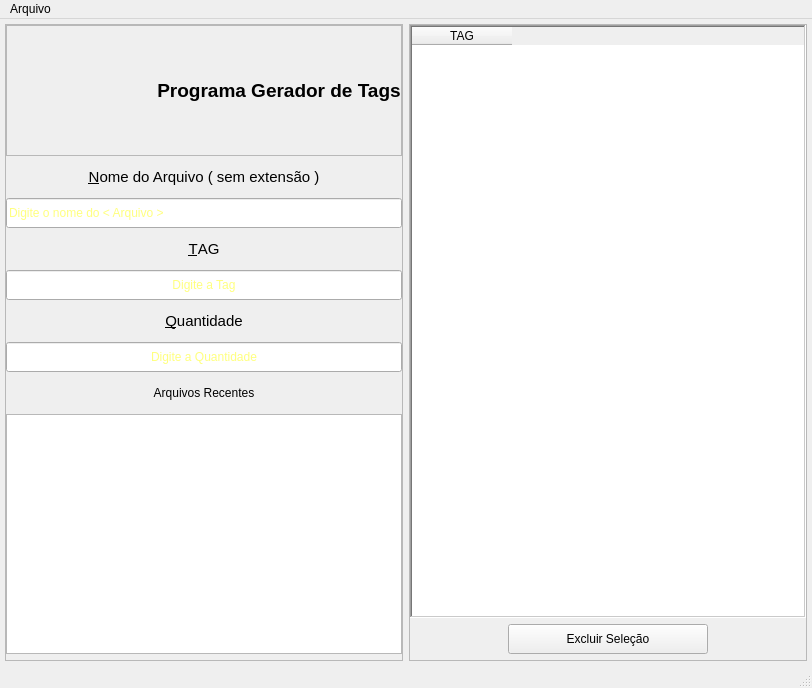
<?xml version="1.0" encoding="UTF-8"?>
<ui version="4.0">
 <class>MainWindow</class>
 <widget class="QMainWindow" name="MainWindow">
  <property name="geometry">
   <rect>
    <x>0</x>
    <y>0</y>
    <width>812</width>
    <height>688</height>
   </rect>
  </property>
  <property name="windowTitle">
   <string>MainWindow</string>
  </property>
  <property name="styleSheet">
   <string notr="true">font: 12pt &quot;Arial&quot;;
QLineEdit:{
	color: rgb(255, 255, 0);
}</string>
  </property>
  <widget class="QWidget" name="centralwidget">
   <layout class="QHBoxLayout" name="horizontalLayout_2">
    <property name="leftMargin">
     <number>5</number>
    </property>
    <property name="topMargin">
     <number>5</number>
    </property>
    <property name="rightMargin">
     <number>5</number>
    </property>
    <property name="bottomMargin">
     <number>5</number>
    </property>
    <item>
     <widget class="QFrame" name="fr_esquerda">
      <property name="styleSheet">
       <string notr="true">QLineEdit:{
	color: rgb(255, 255, 0);
}</string>
      </property>
      <property name="frameShape">
       <enum>QFrame::StyledPanel</enum>
      </property>
      <property name="frameShadow">
       <enum>QFrame::Raised</enum>
      </property>
      <layout class="QVBoxLayout" name="verticalLayout">
       <property name="leftMargin">
        <number>0</number>
       </property>
       <property name="topMargin">
        <number>0</number>
       </property>
       <property name="rightMargin">
        <number>0</number>
       </property>
       <property name="bottomMargin">
        <number>6</number>
       </property>
       <item>
        <widget class="QFrame" name="fr_cabecalho">
         <property name="minimumSize">
          <size>
           <width>0</width>
           <height>131</height>
          </size>
         </property>
         <property name="maximumSize">
          <size>
           <width>16777215</width>
           <height>131</height>
          </size>
         </property>
         <property name="frameShape">
          <enum>QFrame::StyledPanel</enum>
         </property>
         <property name="frameShadow">
          <enum>QFrame::Raised</enum>
         </property>
         <layout class="QHBoxLayout" name="horizontalLayout_3">
          <property name="spacing">
           <number>20</number>
          </property>
          <property name="topMargin">
           <number>0</number>
          </property>
          <property name="rightMargin">
           <number>0</number>
          </property>
          <property name="bottomMargin">
           <number>0</number>
          </property>
          <item>
           <widget class="QLabel" name="lb_logo">
            <property name="text">
             <string>&lt;html&gt;&lt;head/&gt;&lt;body&gt;&lt;p align=&quot;center&quot;&gt;&lt;img src=&quot;:/Gerador_Tags/Avitech_m.png&quot;/&gt;&lt;/p&gt;&lt;/body&gt;&lt;/html&gt;</string>
            </property>
            <property name="alignment">
             <set>Qt::AlignLeading|Qt::AlignLeft|Qt::AlignTop</set>
            </property>
           </widget>
          </item>
          <item>
           <widget class="QLabel" name="lb_titulo">
            <property name="minimumSize">
             <size>
              <width>0</width>
              <height>50</height>
             </size>
            </property>
            <property name="text">
             <string>&lt;html&gt;&lt;head/&gt;&lt;body&gt;&lt;p align=&quot;center&quot;&gt;&lt;span style=&quot; font-size:14pt; font-weight:700;&quot;&gt;Programa Gerador de Tags&lt;/span&gt;&lt;/p&gt;&lt;/body&gt;&lt;/html&gt;</string>
            </property>
            <property name="alignment">
             <set>Qt::AlignRight|Qt::AlignTrailing|Qt::AlignVCenter</set>
            </property>
           </widget>
          </item>
         </layout>
        </widget>
       </item>
       <item>
        <widget class="QLabel" name="lb_nomarq">
         <property name="minimumSize">
          <size>
           <width>0</width>
           <height>30</height>
          </size>
         </property>
         <property name="text">
          <string>&lt;html&gt;&lt;head/&gt;&lt;body&gt;&lt;p align=&quot;center&quot;&gt;&lt;span style=&quot; font-size:11pt;&quot;&gt;&amp;amp;Nome do Arquivo ( sem extensão )&lt;/span&gt;&lt;/p&gt;&lt;/body&gt;&lt;/html&gt;</string>
         </property>
         <property name="buddy">
          <cstring>le_arquivo</cstring>
         </property>
        </widget>
       </item>
       <item>
        <widget class="QLineEdit" name="le_arquivo">
         <property name="minimumSize">
          <size>
           <width>0</width>
           <height>30</height>
          </size>
         </property>
         <property name="styleSheet">
          <string notr="true">color: rgb(255, 255, 0);</string>
         </property>
         <property name="placeholderText">
          <string>Digite o nome do &lt; Arquivo &gt;</string>
         </property>
        </widget>
       </item>
       <item>
        <widget class="QLabel" name="lb_tag">
         <property name="minimumSize">
          <size>
           <width>0</width>
           <height>30</height>
          </size>
         </property>
         <property name="text">
          <string>&lt;html&gt;&lt;head/&gt;&lt;body&gt;&lt;p align=&quot;center&quot;&gt;&lt;span style=&quot; font-size:11pt;&quot;&gt;&amp;amp;TAG&lt;/span&gt;&lt;/p&gt;&lt;/body&gt;&lt;/html&gt;</string>
         </property>
         <property name="buddy">
          <cstring>le_tag</cstring>
         </property>
        </widget>
       </item>
       <item>
        <widget class="QLineEdit" name="le_tag">
         <property name="minimumSize">
          <size>
           <width>0</width>
           <height>30</height>
          </size>
         </property>
         <property name="styleSheet">
          <string notr="true">color: rgb(255, 255, 0);</string>
         </property>
         <property name="inputMethodHints">
          <set>Qt::ImhPreferUppercase</set>
         </property>
         <property name="alignment">
          <set>Qt::AlignCenter</set>
         </property>
         <property name="placeholderText">
          <string>Digite a Tag</string>
         </property>
        </widget>
       </item>
       <item>
        <widget class="QLabel" name="lb_quant">
         <property name="minimumSize">
          <size>
           <width>0</width>
           <height>30</height>
          </size>
         </property>
         <property name="text">
          <string>&lt;html&gt;&lt;head/&gt;&lt;body&gt;&lt;p align=&quot;center&quot;&gt;&lt;span style=&quot; font-size:11pt;&quot;&gt;&amp;amp;Quantidade&lt;/span&gt;&lt;/p&gt;&lt;/body&gt;&lt;/html&gt;</string>
         </property>
         <property name="buddy">
          <cstring>le_quant</cstring>
         </property>
        </widget>
       </item>
       <item>
        <widget class="QLineEdit" name="le_quant">
         <property name="minimumSize">
          <size>
           <width>0</width>
           <height>30</height>
          </size>
         </property>
         <property name="styleSheet">
          <string notr="true">color: rgb(255, 255, 0);</string>
         </property>
         <property name="inputMethodHints">
          <set>Qt::ImhDigitsOnly</set>
         </property>
         <property name="alignment">
          <set>Qt::AlignCenter</set>
         </property>
         <property name="placeholderText">
          <string>Digite a Quantidade</string>
         </property>
        </widget>
       </item>
       <item>
        <widget class="QLabel" name="lb_recentes">
         <property name="minimumSize">
          <size>
           <width>0</width>
           <height>30</height>
          </size>
         </property>
         <property name="maximumSize">
          <size>
           <width>16777215</width>
           <height>30</height>
          </size>
         </property>
         <property name="text">
          <string>&lt;html&gt;&lt;head/&gt;&lt;body&gt;&lt;p align=&quot;center&quot;&gt;Arquivos Recentes&lt;/p&gt;&lt;/body&gt;&lt;/html&gt;</string>
         </property>
        </widget>
       </item>
       <item>
        <widget class="QListWidget" name="lw_arquivos">
         <property name="itemAlignment">
          <set>Qt::AlignLeading</set>
         </property>
        </widget>
       </item>
      </layout>
     </widget>
    </item>
    <item>
     <widget class="QFrame" name="fr_direita">
      <property name="frameShape">
       <enum>QFrame::StyledPanel</enum>
      </property>
      <property name="frameShadow">
       <enum>QFrame::Raised</enum>
      </property>
      <layout class="QVBoxLayout" name="verticalLayout_2">
       <property name="leftMargin">
        <number>0</number>
       </property>
       <property name="topMargin">
        <number>0</number>
       </property>
       <property name="rightMargin">
        <number>0</number>
       </property>
       <property name="bottomMargin">
        <number>6</number>
       </property>
       <item>
        <widget class="QTableWidget" name="tw_tabela">
         <property name="frameShape">
          <enum>QFrame::WinPanel</enum>
         </property>
         <property name="sizeAdjustPolicy">
          <enum>QAbstractScrollArea::AdjustToContents</enum>
         </property>
         <property name="editTriggers">
          <set>QAbstractItemView::NoEditTriggers</set>
         </property>
         <attribute name="verticalHeaderVisible">
          <bool>false</bool>
         </attribute>
         <column>
          <property name="text">
           <string>TAG</string>
          </property>
         </column>
        </widget>
       </item>
       <item alignment="Qt::AlignHCenter">
        <widget class="QPushButton" name="pb_excl_sel">
         <property name="minimumSize">
          <size>
           <width>200</width>
           <height>30</height>
          </size>
         </property>
         <property name="maximumSize">
          <size>
           <width>200</width>
           <height>30</height>
          </size>
         </property>
         <property name="cursor">
          <cursorShape>PointingHandCursor</cursorShape>
         </property>
         <property name="styleSheet">
          <string notr="true">QPushButton:hover{
	background-color: rgb(255, 0, 0);
	color: rgb(255, 255, 255);
	border-radius: 10px
}</string>
         </property>
         <property name="text">
          <string>Excluir Seleção</string>
         </property>
        </widget>
       </item>
      </layout>
     </widget>
    </item>
   </layout>
  </widget>
  <widget class="QMenuBar" name="menuBar">
   <property name="geometry">
    <rect>
     <x>0</x>
     <y>0</y>
     <width>812</width>
     <height>24</height>
    </rect>
   </property>
   <widget class="QMenu" name="menuFile">
    <property name="title">
     <string>Arquivo</string>
    </property>
    <addaction name="Save"/>
    <addaction name="Limpar"/>
    <addaction name="Excluir"/>
    <addaction name="separator"/>
    <addaction name="Exit"/>
   </widget>
   <addaction name="menuFile"/>
  </widget>
  <widget class="QStatusBar" name="statusBar"/>
  <action name="Save">
   <property name="icon">
    <iconset theme="document-save">
     <normaloff>.</normaloff>.</iconset>
   </property>
   <property name="text">
    <string>Salvar</string>
   </property>
   <property name="shortcut">
    <string>Ctrl+S</string>
   </property>
  </action>
  <action name="Exit">
   <property name="icon">
    <iconset theme="application-exit">
     <normaloff>.</normaloff>.</iconset>
   </property>
   <property name="text">
    <string>Sair</string>
   </property>
   <property name="shortcut">
    <string>Ctrl+X</string>
   </property>
  </action>
  <action name="Limpar">
   <property name="icon">
    <iconset theme="edit-clear">
     <normaloff>.</normaloff>.</iconset>
   </property>
   <property name="text">
    <string>Limpar Excel</string>
   </property>
   <property name="shortcut">
    <string>Ctrl+L</string>
   </property>
  </action>
  <action name="Excluir">
   <property name="icon">
    <iconset theme="edit-delete">
     <normaloff>.</normaloff>.</iconset>
   </property>
   <property name="text">
    <string>Excluir</string>
   </property>
   <property name="shortcut">
    <string>Ctrl+E</string>
   </property>
  </action>
 </widget>
 <tabstops>
  <tabstop>le_arquivo</tabstop>
  <tabstop>le_tag</tabstop>
  <tabstop>le_quant</tabstop>
  <tabstop>lw_arquivos</tabstop>
  <tabstop>tw_tabela</tabstop>
 </tabstops>
 <resources>
  <include location="logo.qrc"/>
 </resources>
 <connections>
  <connection>
   <sender>le_arquivo</sender>
   <signal>returnPressed()</signal>
   <receiver>MainWindow</receiver>
   <slot>Open_File()</slot>
   <hints>
    <hint type="sourcelabel">
     <x>90</x>
     <y>232</y>
    </hint>
    <hint type="destinationlabel">
     <x>0</x>
     <y>60</y>
    </hint>
   </hints>
  </connection>
  <connection>
   <sender>le_quant</sender>
   <signal>editingFinished()</signal>
   <receiver>MainWindow</receiver>
   <slot>Add_Item()</slot>
   <hints>
    <hint type="sourcelabel">
     <x>99</x>
     <y>376</y>
    </hint>
    <hint type="destinationlabel">
     <x>0</x>
     <y>287</y>
    </hint>
   </hints>
  </connection>
  <connection>
   <sender>lw_arquivos</sender>
   <signal>itemClicked(QListWidgetItem*)</signal>
   <receiver>MainWindow</receiver>
   <slot>esc_arq()</slot>
   <hints>
    <hint type="sourcelabel">
     <x>73</x>
     <y>474</y>
    </hint>
    <hint type="destinationlabel">
     <x>0</x>
     <y>375</y>
    </hint>
   </hints>
  </connection>
  <connection>
   <sender>pb_excl_sel</sender>
   <signal>clicked()</signal>
   <receiver>MainWindow</receiver>
   <slot>Excl_Sel()</slot>
   <hints>
    <hint type="sourcelabel">
     <x>604</x>
     <y>644</y>
    </hint>
    <hint type="destinationlabel">
     <x>613</x>
     <y>694</y>
    </hint>
   </hints>
  </connection>
 </connections>
 <slots>
  <slot>Open_File()</slot>
  <slot>Add_Item()</slot>
  <slot>Save_File()</slot>
  <slot>esc_arq()</slot>
  <slot>Excl_Sel()</slot>
  <slot>Classificar()</slot>
 </slots>
</ui>
